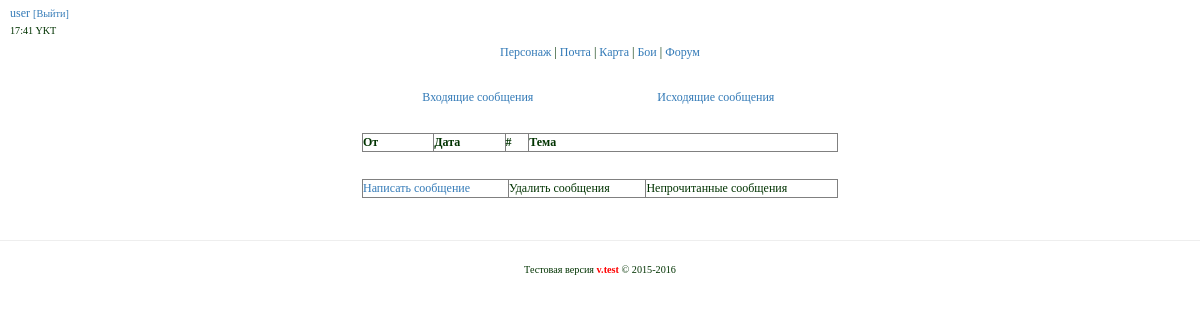
The page /mail/ (signed in) on the database as committed earlier.
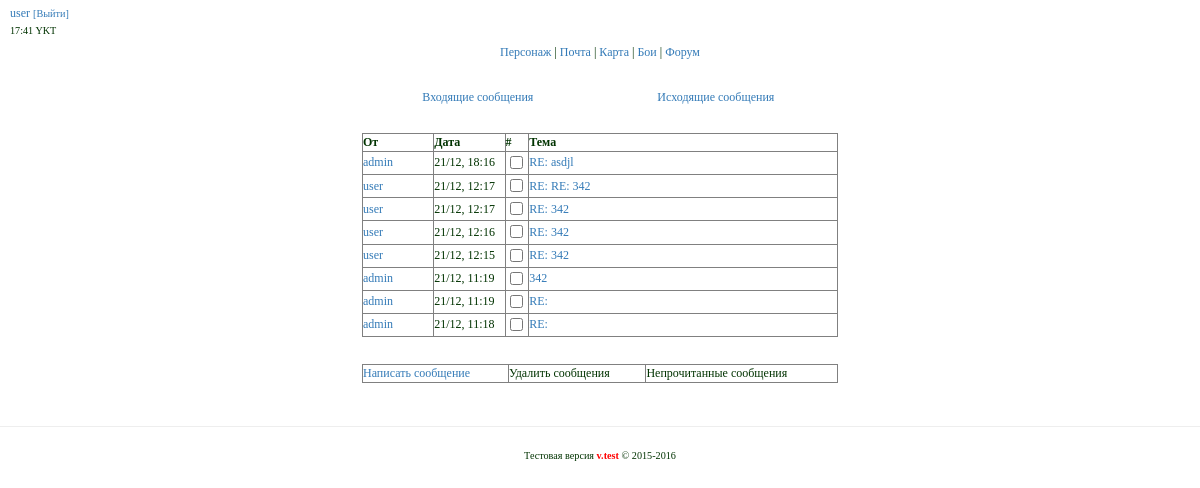
The same page on the database as committed later.
### tables this page shows
CREATE TABLE IF NOT EXISTS `mail` (
  `id` int(11) unsigned NOT NULL AUTO_INCREMENT,
  `sender` varchar(255) NOT NULL,
  `receiver` varchar(255) NOT NULL,
  `date` varchar(255) NOT NULL,
  `title` varchar(255) NOT NULL,
  `text` text NOT NULL,
  PRIMARY KEY (`id`)
);

### app/core/viewClass.php (called while the page is built)
<?php
class View {
    public function render($title,$content,$template,$data=null,$data2=null,$data3=null) {
        include 'app/views/'.$template;
    }
}

### app/controllers/controllerMail.php (called while the page is built, shortened)
<?php
class ControllerMail extends Controller {
    public function __construct(){
        $this->model = new ModelMail();
        $this->view = new View();
    }
    public function actionView() {
        $login = $_COOKIE['login'];
        $data = $this->model->getInboxMailByUser($login);
        $this->view->render('Почта', 'mail/inbox.php', 'template.php', $data);
    }
}

### app/start.php (called while the page is built, shortened)
<?php
require_once 'core/viewClass.php';
require_once 'core/modelClass.php';
Router::run();

### index.php (called while the page is built, shortened)
<?php
require_once 'app/start.php';

### app/core/modelClass.php (called while the page is built, shortened)
<?php
class Model {
    public $mysqli;
    public function __construct() {
        $this->mysqli = new mysqli(Config::DBHOST,Config::DBUSER,Config::DBPASS,Config::DBNAME);
        $this->mysqli->query("SET NAMES 'utf8'");
    }
    public function query($query) {
        return $this->mysqli->query($query);
    }
    public function select($query) {
        $res = $this->query($query);
        $ret = [];
        while($row = mysqli_fetch_assoc($res)) {
            $ret[] = $row;
        }
        return $ret;
    }
}

### app/models/modelMail.php (called while the page is built, shortened)
<?php
class ModelMail extends Model {
    public function getInboxMailByUser($login) {
        $data = "SELECT * FROM `mail` WHERE `receiver` = '$login' ORDER BY `id` DESC";
        $data = $this->select($data);
        return $data;
    }
}

### app/views/mail/inbox.php (the view)
<div>
    <table align="center" width="40%">
        <tr align="center">
            <td>
                <a href="/mail/">Входящие сообщения</a>
            </td>
            <td>
                <a href="/mail/outbox">Исходящие сообщения</a>
            </td>
        </tr>
    </table>
</div>
<br>
<div class="mail">
    <table border="1" width="40%" align="center">
        <tr>
            <th width="15%">От</th>
            <th width="15%">Дата</th>
            <th width="5%">#</th>
            <th width="65%">Тема</th>
        </tr>
        <?php foreach($data as $mail): ;?>
        <tr>
            <td>
                <a href="/user/info?id="><?=$mail['sender']?></a>
            </td>
            <td>
                <?=$mail['date']?>
            </td>
            <td align="center">
                <input type="checkbox" name="check">
            </td>
            <td>
                <a href="/mail/read?id=<?=$mail['id']?>"><?=$mail['title']?></a>
            </td>
        </tr>
        <?php endforeach ;?>
    </table>
</div>
<br>
<div class="mail buttons">
    <table border="1" width="40%" align="center">
        <tr>
            <td>
                <a href="/mail/new">Написать сообщение</a>
            </td>
            <td>
                Удалить сообщения
            </td>
            <td>
                Непрочитанные сообщения
            </td>
        </tr>
    </table>
</div>

Rows that differ between the two databases and show on the page:
added mail: sender "admin", date "21/12, 18:16", title "RE: asdjl"
added mail: sender "user", date "21/12, 12:17", title "RE: RE: 342"
added mail: sender "user", date "21/12, 12:17", title "RE: 342"
added mail: sender "user", date "21/12, 12:16", title "RE: 342"
added mail: sender "user", date "21/12, 12:15", title "RE: 342"
added mail: sender "admin", date "21/12, 11:19", title "342"
added mail: sender "admin", date "21/12, 11:19", title "RE:"
added mail: sender "admin", date "21/12, 11:18", title "RE:"
